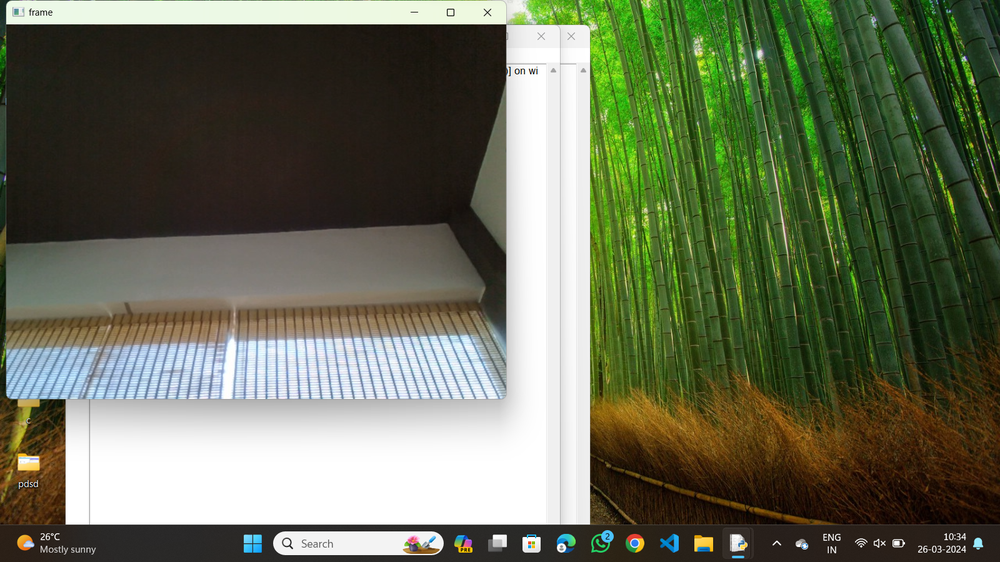
#> input picture OUTPUTS/07.png, 1000 x 562 px, shrunk from 1600 x 900 before the run, given in place of 07.jpg, which was not available
$ python '17.edge detection using sobel matrix.py'   (older library calls are emulated)
#> lines starting #> are read from the running program, lines starting #| are printed output that depends on the picture; after the words box and inside, x2 and y2 are one past the last pixel; in counts of white or black regions, pixels touching at a corner belong together; pictures that were not available may be replaced by others from this repository, and a replacement may not be noted
import cv2
img=cv2.imread(r"C:\Users\Teja\Desktop\cv\input\07.jpg")
#> img is the input picture: shape (562, 1000, 3); mean B, G, R 86.3, 109.5, 102.9
img_gray=cv2.cvtColor(img,cv2.COLOR_BGR2GRAY)
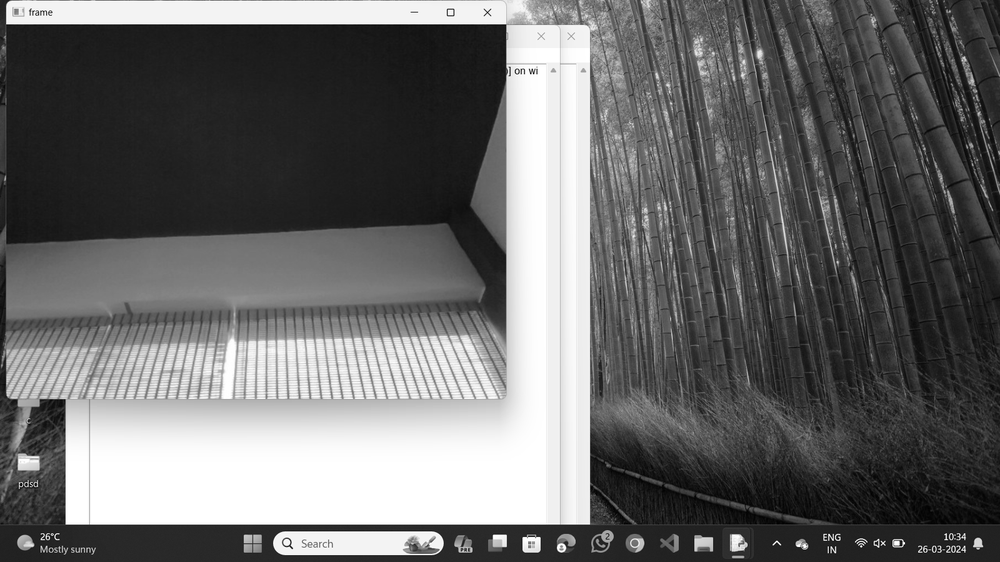
#> img_gray: shape (562, 1000); min 0, max 255, mean 104.9
img_blur=cv2.GaussianBlur(img_gray,(3,3),0)
soblex=cv2.Sobel(src=img_blur,ddepth=cv2.CV_64F,dx=1,dy=0,ksize=5)
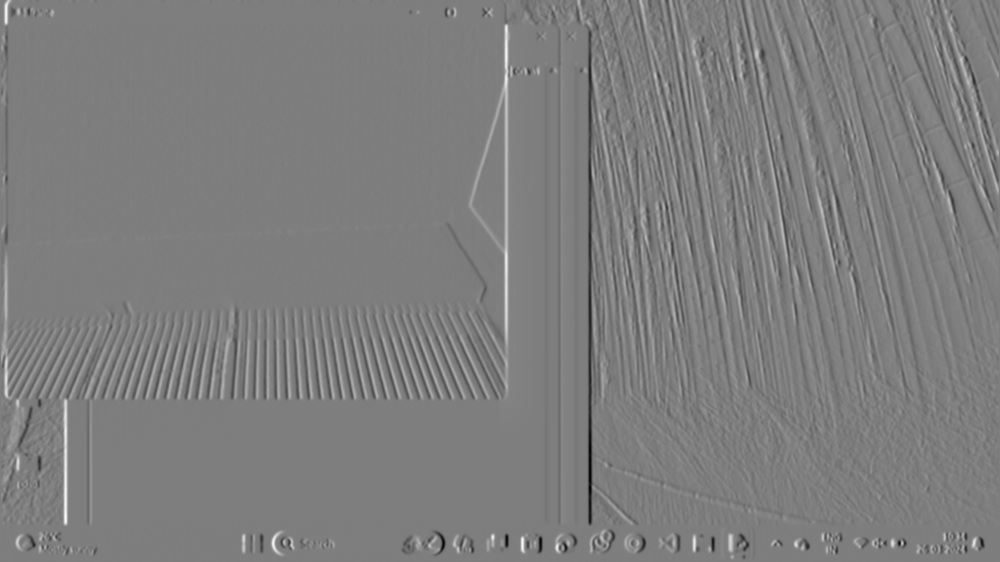
#> soblex: shape (562, 1000) float64; min -8990, max 9181, mean -1.2; drawn with min black and max white
cv2.imshow('soblex',soblex)
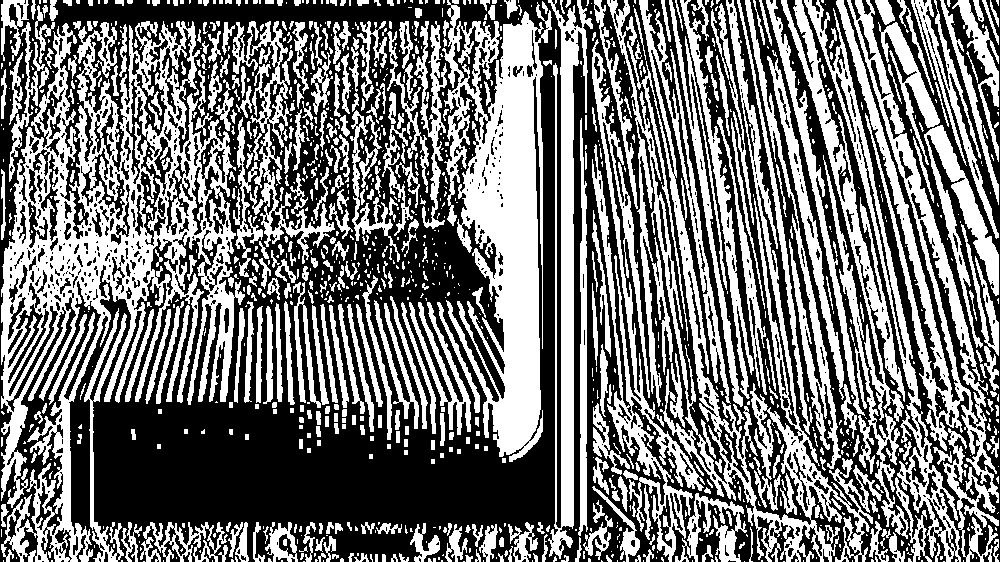
#> window 'soblex': shape (562, 1000); 45.7% white; 1245 white regions (763 under 20 px), largest, box (x1, y1, x2, y2) and area: (1, 21, 245, 562) 45152, (442, 0, 552, 462) 26525, (607, 0, 882, 562) 24504
cv2.waitKey(0)

$ run again, with OUTPUTS/01.png copied over OUTPUTS/07.png
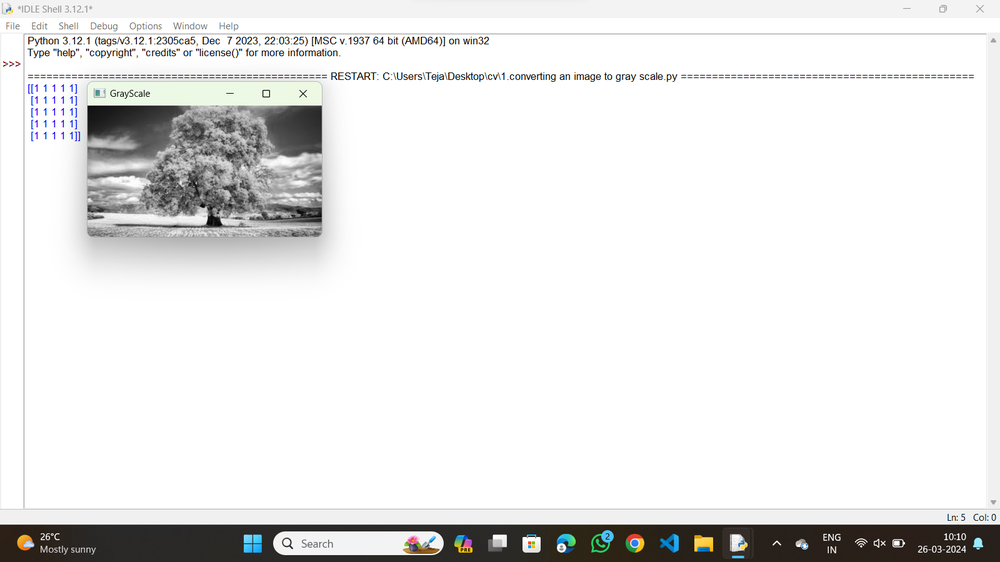
#> input picture OUTPUTS/01.png, 1000 x 562 px, shrunk from 1600 x 900 before the run, given in place of 07.jpg, which was not available
#> img is the input picture: shape (562, 1000, 3); mean B, G, R 231.6, 232, 232
#> `soblex=cv2.Sobel(src=img_blur,ddepth=cv2.CV_64F,dx=1,dy=0,ksize=5)`:
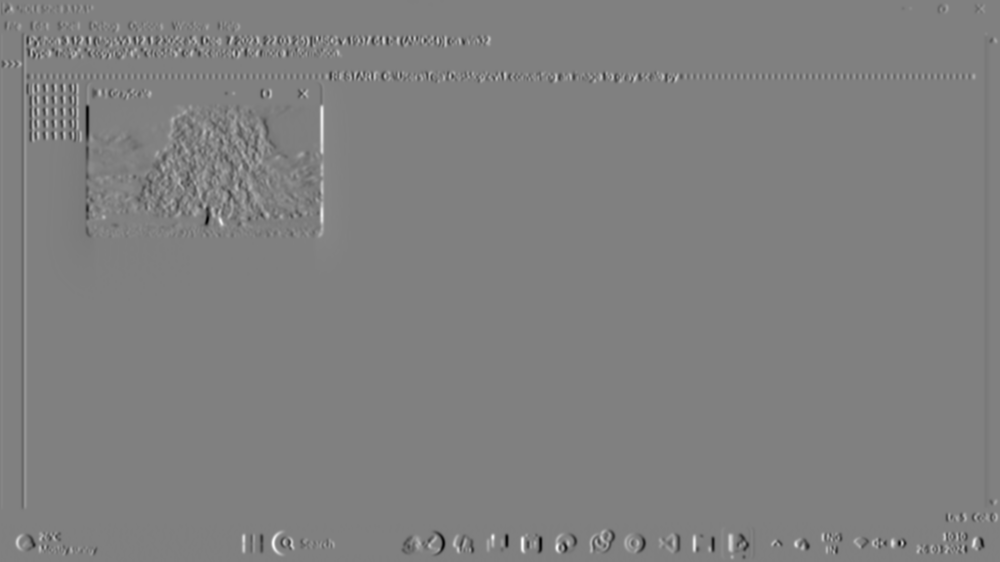
#> soblex: shape (562, 1000) float64; min -8855, max 8770, mean -0.8; drawn with min black and max white
#> `cv2.imshow('soblex',soblex)`:
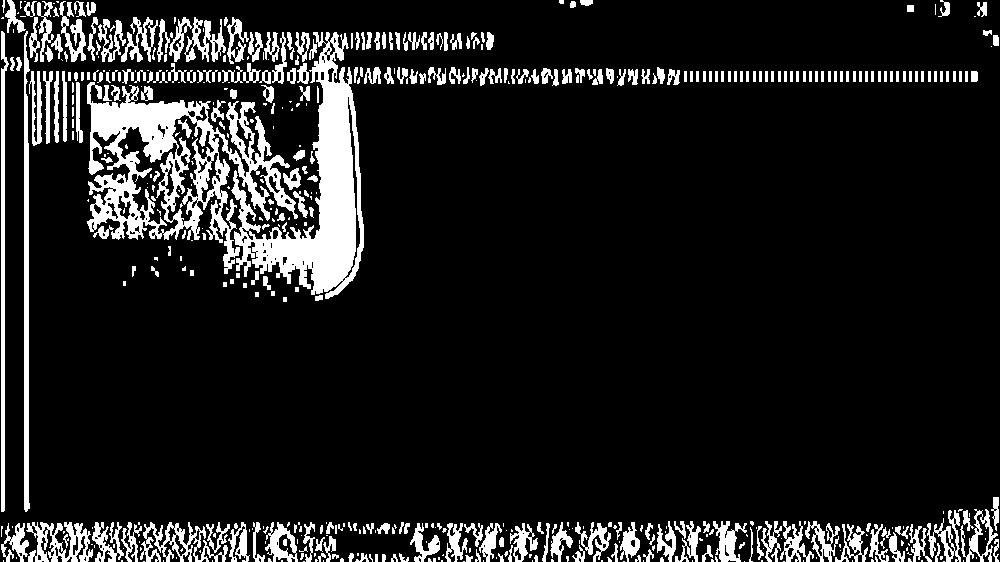
#> window 'soblex': shape (562, 1000); 11.9% white; 531 white regions (233 under 20 px), largest, box (x1, y1, x2, y2) and area: (87, 82, 298, 274) 13827, (231, 32, 364, 299) 12389, (24, 31, 30, 512) 2226
